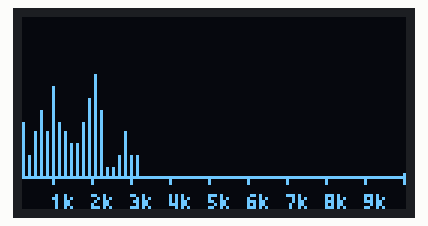
This sketch was run on a simulated Arduino Uno, built with avr-gcc and run on an emulated ATmega328P. Parts: 128×64 one-colour display.

Above: at 0.64 s.
At 5.42 s:
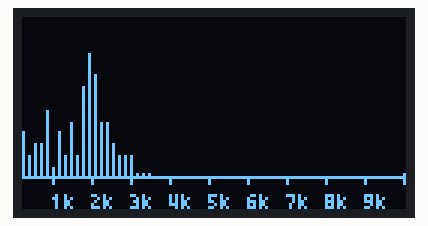
At 10.2 s:
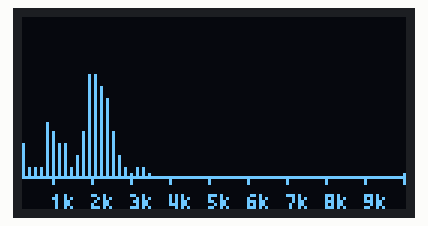
At 20.16 s:
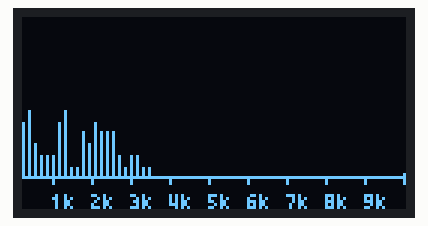
At 29.73 s:
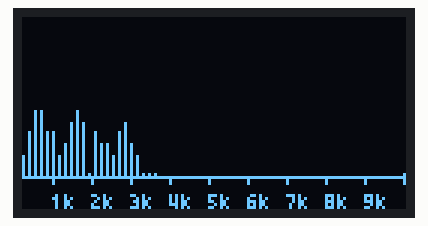
At 39.69 s:
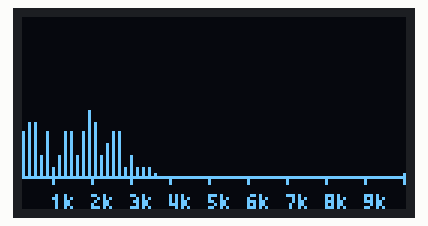

The sketch:

Filter_sweep_test_SpectrumDisplay_Bar01.ino
```cpp
/*
  Digital filter spectrum bar graph display program
  2024/04/26 JR3XNW
*/
#include <Arduino.h>
#include <U8g2lib.h>
#include <arduinoFFT.h> // v2.0.2

U8G2_SSD1306_128X64_NONAME_F_HW_I2C u8g2(U8G2_R0);
ArduinoFFT<double> FFT;  // v2.0.2 Explicit data types using templates

const int filterLength = 31; // Number of filter taps.
float filterBuffer[filterLength] = {0.0};
float firCoeffs[filterLength] = { // Put the FIR filter coefficients here.
   0.001695,0.001201,-0.000905,-0.004228,-0.005427,0.0,
   0.011365,0.018584,0.00825,-0.021236,-0.048939,-0.03959,
   0.029858,0.145107,0.254511,0.299507,0.254511,0.145107,
   0.029858,-0.03959,-0.048939,-0.021236,0.00825,0.018584,
   0.011365,0.0,-0.005427,-0.004228,-0.000905,0.001201,0.001695
};

int bufferIndex = 0;
const int samples = 128; // Number of FFT samples.
const float startFrequency = 100.0;  // Start frequency (Hz)
const float endFrequency = 10000.0;  // End frequency (Hz)

// Update to FIR filter function
float firFilter(float input) {
  filterBuffer[bufferIndex] = input;
  bufferIndex = (bufferIndex + 1) % filterLength;
  float sum = 0.0;
  for (int i = 0; i < filterLength; i++) {
    int index = (bufferIndex - i + filterLength) % filterLength;
    sum += filterBuffer[index] * firCoeffs[i];
  }
  return sum;
}

// frequency sweep function.
void frequencySweep(double *vReal, double *vImag) {
  float frequencyStep = (endFrequency - startFrequency) / samples;
  for (int i = 0; i < samples; i++) {
    float currentFrequency = startFrequency + (i * frequencyStep);
    float signal = sin(2 * PI * currentFrequency * millis() / 256.0);
    float filteredSignal = firFilter(signal);
    vReal[i] = filteredSignal;
    vImag[i] = 0;
  }
}

// FFT and OLED display functions (line graph display).
void displayFFT(double *vReal, double *vImag) {
  FFT.windowing(vReal, samples, FFTWindow::Hamming, FFTDirection::Forward);  // Use new enum types instead of FFT_WIN_TYP_HAMMING and FFT_FORWARD
  FFT.windowing(vImag, samples, FFTWindow::Hamming, FFTDirection::Forward);
  FFT.compute(vReal, vImag, samples, FFTDirection::Forward);  // Change FFT_REVERSE to FFTDirection::Reverse
  FFT.complexToMagnitude(vReal, vImag, samples);  // No change

  // Clear graph drawing area (overwrite with background color).
  // Here, the graph area is overwritten with a black rectangle.
  u8g2.setDrawColor(0); // Set background color (usually black).
  u8g2.drawBox(0, 0, 128, 52); // Clear graph area.
  u8g2.setDrawColor(1); // Re-set the drawing color (white).

  // Drawing FFT results.
  for (int i = 1; i < (samples / 2); i++) {
    int x = map(i, 1, samples / 2, 0, 128);
    int y = map(vReal[i], 0, 14, 53, 0); // Scaling of spectral intensity, changing the third argument (now 14) of the map function
    u8g2.drawLine(x, 53, x, y);
  }

  // Send buffer to update screen.
  u8g2.sendBuffer();
}

void setup() {
  u8g2.begin();
  // Redraw the static content (lines and texts) each time to prevent flickering
  u8g2.drawFrame(0, 0, 128, 54);
  for (int xl = 10; xl < 128; xl += 13) {
    u8g2.drawLine(xl, 53, xl, 55);
  }
  u8g2.setFont(u8g2_font_micro_tr); // Set the font for the numbers
  u8g2.drawStr(10, 64, "1k");
  u8g2.drawStr(23, 64, "2k");
  u8g2.drawStr(36, 64, "3k");
  u8g2.drawStr(49, 64, "4k");
  u8g2.drawStr(62, 64, "5k");
  u8g2.drawStr(75, 64, "6k");
  u8g2.drawStr(88, 64, "7k");
  u8g2.drawStr(101, 64, "8k");
  u8g2.drawStr(114, 64, "9k");
}

void loop() {
  double vReal[samples];
  double vImag[samples] = {0}; // Imaginary part is initialized to 0.

  frequencySweep(vReal, vImag);
  displayFFT(vReal, vImag); // Call a function to display FFT results.
}
```
